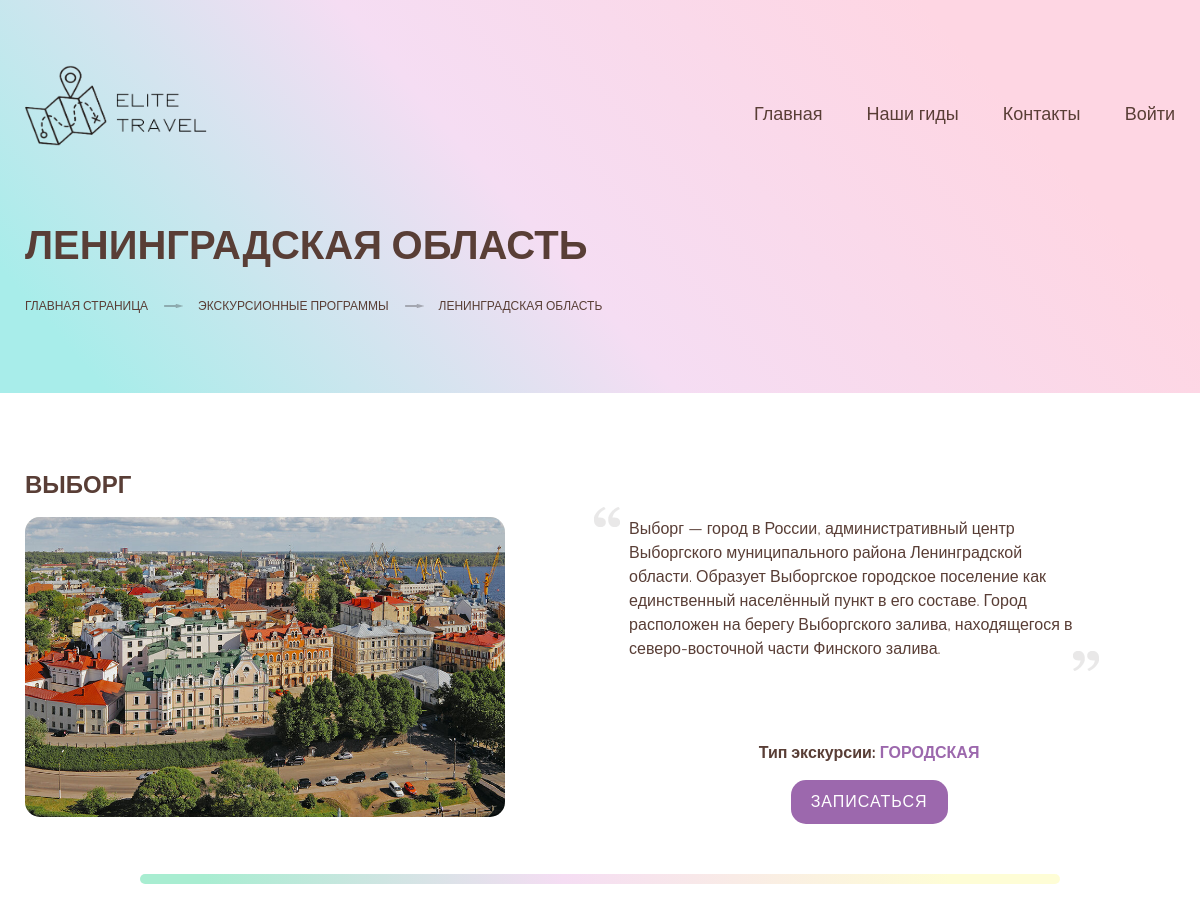
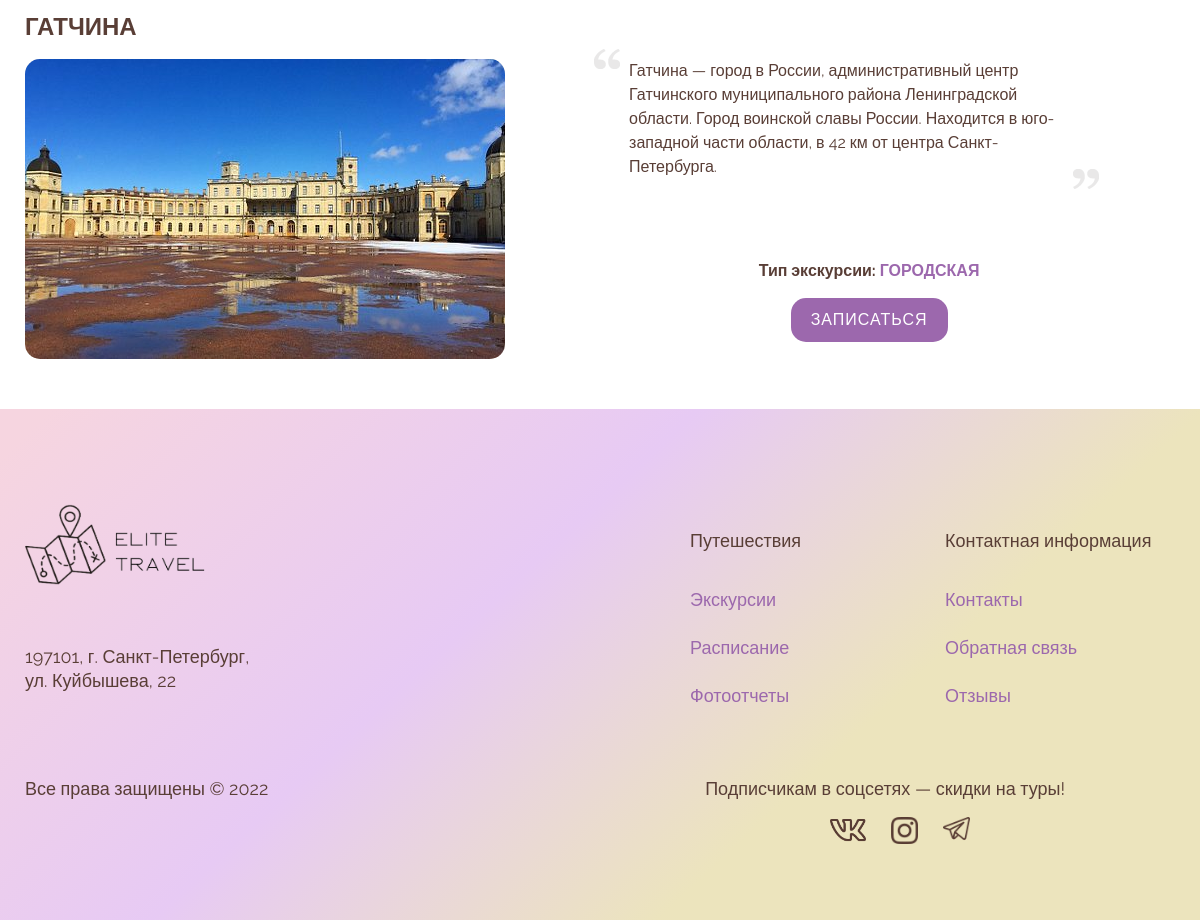
The app's page /pages/locations.php?id=7&name=Ленинградская область with its own data (2 pictures, top to bottom).
### tables this page shows
CREATE TABLE location (
  id int(11) NOT NULL AUTO_INCREMENT,
  name varchar(50) NOT NULL,
  region_id int(11) DEFAULT NULL,
  specialization_id int(11) NOT NULL,
  image varchar(500) NOT NULL,
  description varchar(8000) NOT NULL,
  PRIMARY KEY (id)
);

CREATE TABLE specialization (
  id int(11) NOT NULL AUTO_INCREMENT,
  value varchar(255) NOT NULL,
  PRIMARY KEY (id)
);

### includes/all_locations.php (the view, shortened to what this page needs)
<?php
include 'connectdb.php';
if(isset($_GET['id'])) {
    $region_id = $_GET['id'];
    $region_name = $_GET['name'];
    $result = mysqli_query($connect, "CALL all_location_in_region('$region_id')") or die(mysqli_error($connect));
    while ($row = $result->fetch_assoc())
    {
        $location_id = $row['id'];
        $image = '../' . $row['image'];
        $name = $row['name'];
        $description = $row['description'];
        $specialization = $row['specialization_value'];
        echo "<div class='location-block'>
            <h1>$name</h1>
            <div class='location'>
                <div class='location-preview'>
                    <div class='image'>
                        <img src='$image' alt='$name'>
                    </div>
                </div>
                <div class='location-preview'>
                    <div class='description'>
                        $description
                    </div>
                    <div class='org-block'>
                        <p>Тип экскурсии: <span>$specialization</span></p>
                        <a href='excursion_record.php?location_id=$location_id&location_name=$name&region_id=$region_id&region_name=$region_name'>Записаться</a>
                    </div>
                </div>
            </div>";
            echo "<div class='divide-line'></div>
        </div>";
    }
}

### css/index_style.css (style rules this page uses)
body { min-width: 1000px; margin: 0; padding: 0; font-family: "Raleway", sans-serif; font-size: 16px; line-height: 24px; color: #593e36; }
.region-list a { display: inline-block; text-decoration: none; color: #593e36; }
.region-list .divide-line { left: 0; margin: 50px auto; display: block; width: 80%; height: 10px; background: rgb(168, 237, 209); background: linear-gradient(90deg, rgba(168, 237, 209, 1) 7%, rgba(245, 221, 243, 1) 46%, rgba(254, 253, 214, 1) 88%); border-radius: 5px; }
.location-block { position: relative; width: 100%; }
.location-block:last-child { margin-bottom: 50px; }
.location-block h1 { margin-top: 0; text-transform: uppercase; }
.location-preview { position: relative; display: inline-block; width: 480px; vertical-align: top; }
.location-preview .description { width: 450px; }
.location-preview:not(:last-child) { margin-right: 120px; }
.location-preview .image { position: relative; background-color: #f5efe1; width: 100%; height: 300px; border-radius: 15px; }
.location-preview .image img { width: 100%; height: 100%; border-radius: 15px; object-fit: cover; }
.location-block .description { position: relative; }
.location-preview .description::before, .location-preview .description::after { content: ""; position: absolute; width: 26px; height: 20px; background-repeat: no-repeat; }
.location-preview .description::before { top: -10px; left: -35px; background-image: url("../img/quote-open.png"); }
.location-preview .description::after { right: -20px; bottom: -10px; background-image: url("../img/quote-close.png"); }
.location-preview .org-block { width: 300px; margin: 0 auto; margin-top: 80px; text-align: center; }
.location-preview .org-block > *:not(:last-child) { margin-bottom: 15px; }
.org-block p { font-weight: bolder; }
.org-block p span { color: #9c68ad; text-transform: uppercase; }
.org-block a { display: inline-block; padding: 10px 20px; background-color: #9c68ad; color: #ffffff; text-transform: uppercase; letter-spacing: 1px; border-radius: 15px; transition: all ease 0.2s; }

### records on screen
location: name "ВЫБОРГ", image (picture), description "Выборг — город в России, административный центр Выборгского муниципального района Ленинградской области. Образует Выборгское городское поселение как единственный населённый пункт в его составе. Город расположен на берегу Выборгского залива, находящегося в северо-восточной части Финского залива.", specialization.value "ГОРОДСКАЯ"
location: name "ГАТЧИНА", image (picture), description "Гатчина — город в России, административный центр Гатчинского муниципального района Ленинградской области. Город воинской славы России. Находится в юго-западной части области, в 42 км от центра Санкт-Петербурга.", specialization.value "ГОРОДСКАЯ"

### other values on screen
$name_link "Войти"
$_GET['name'] "ЛЕНИНГРАДСКАЯ ОБЛАСТЬ"
